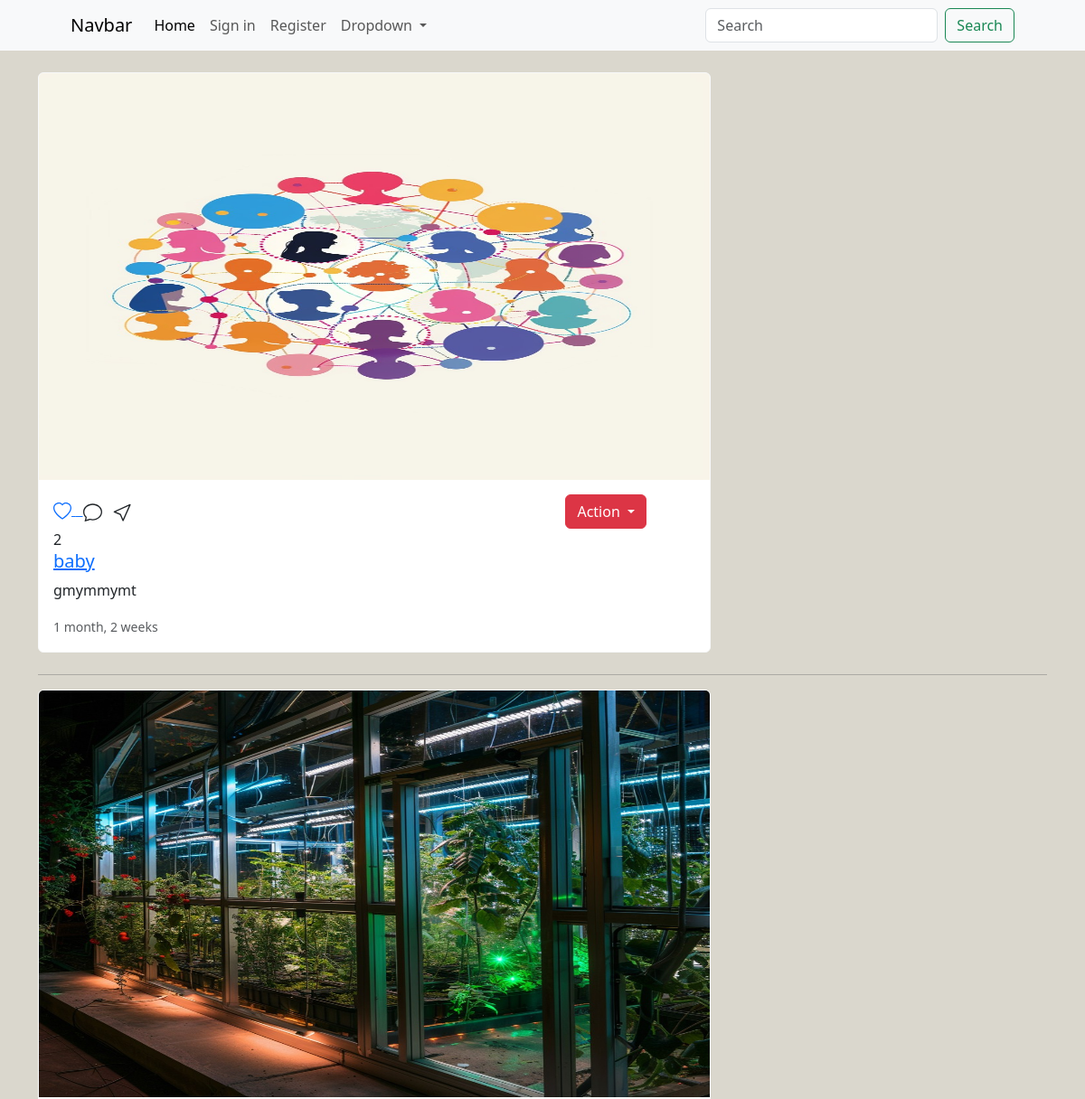
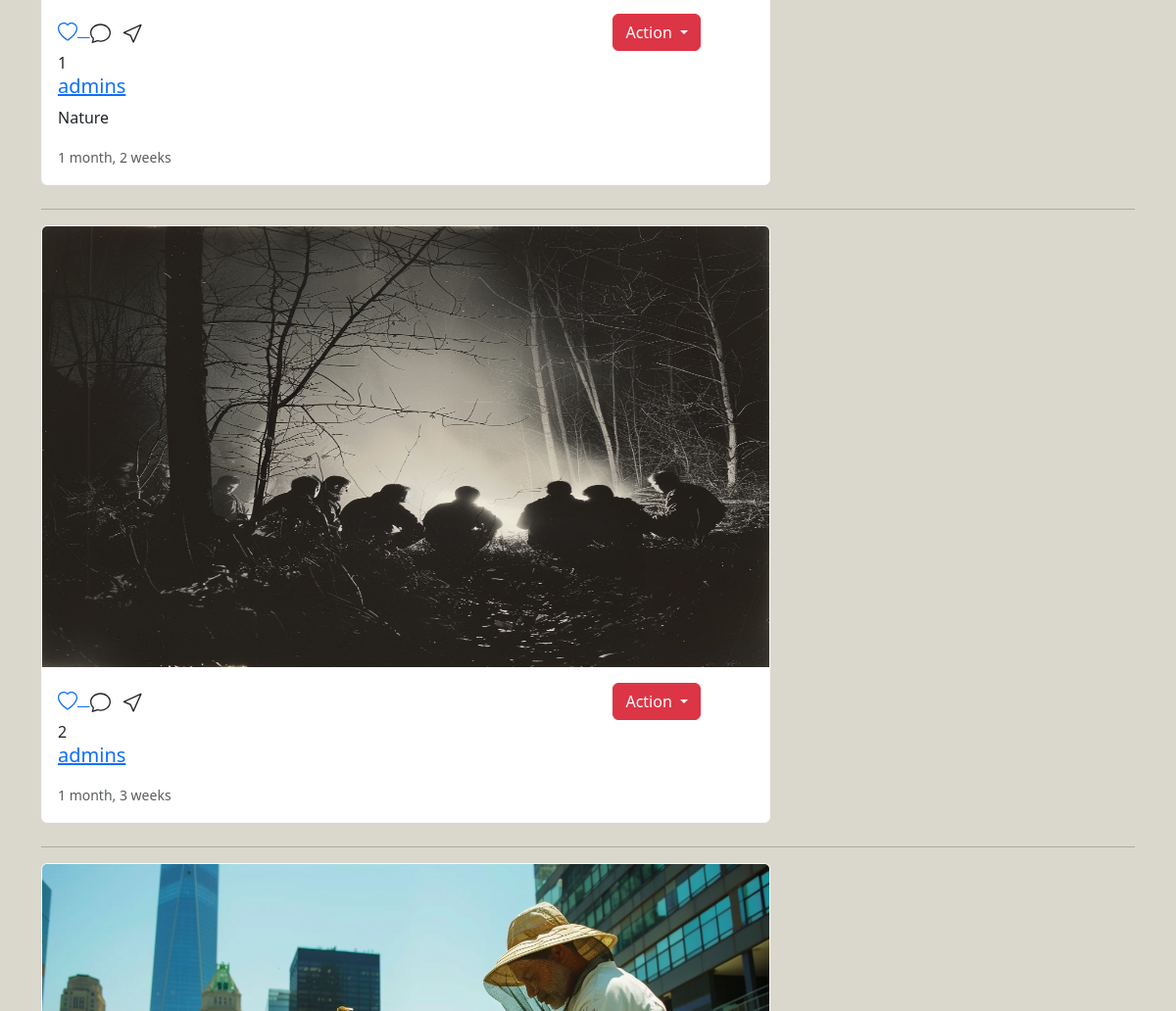
The app's page / (upper part), older data (2 pictures, top to bottom).
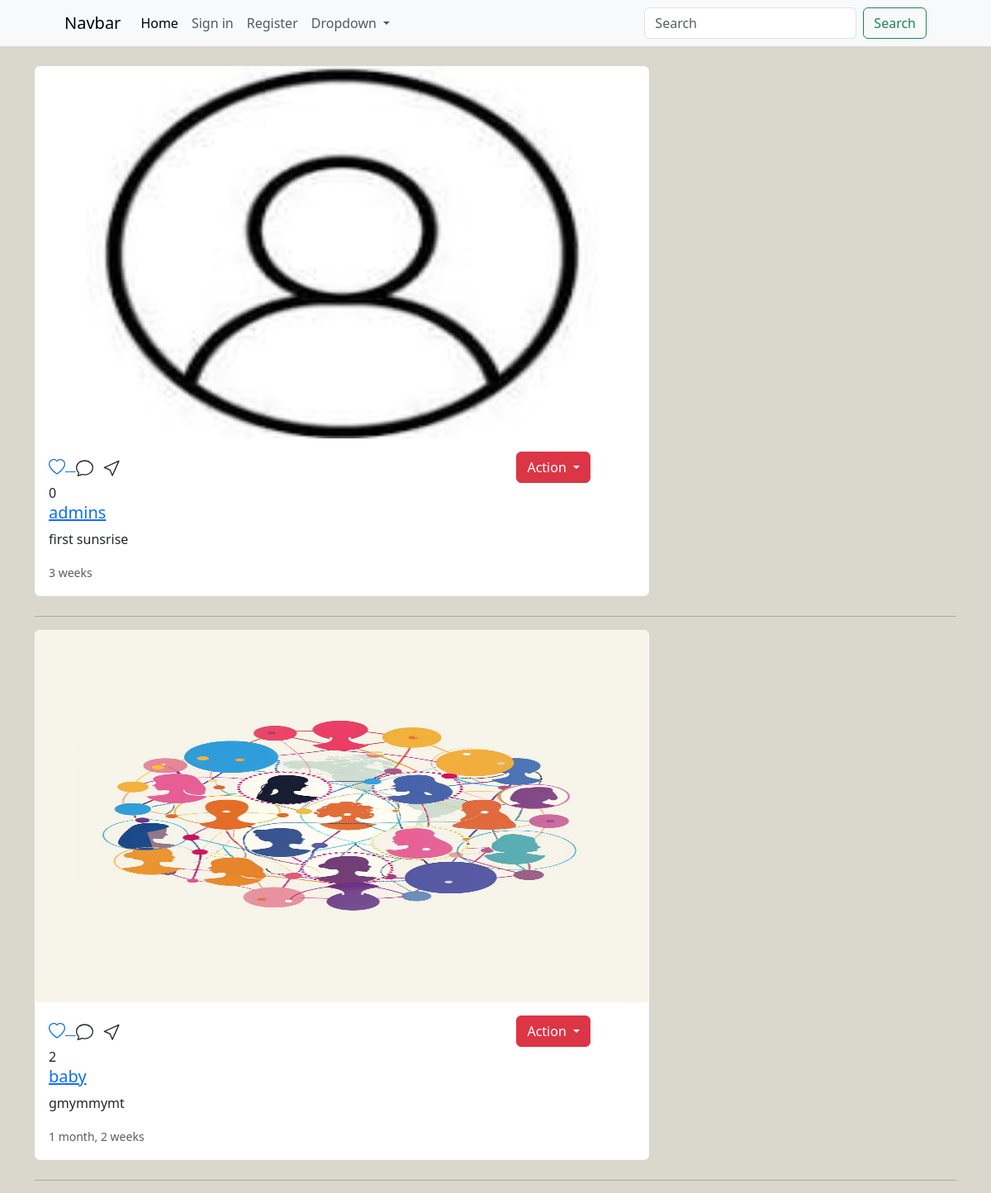
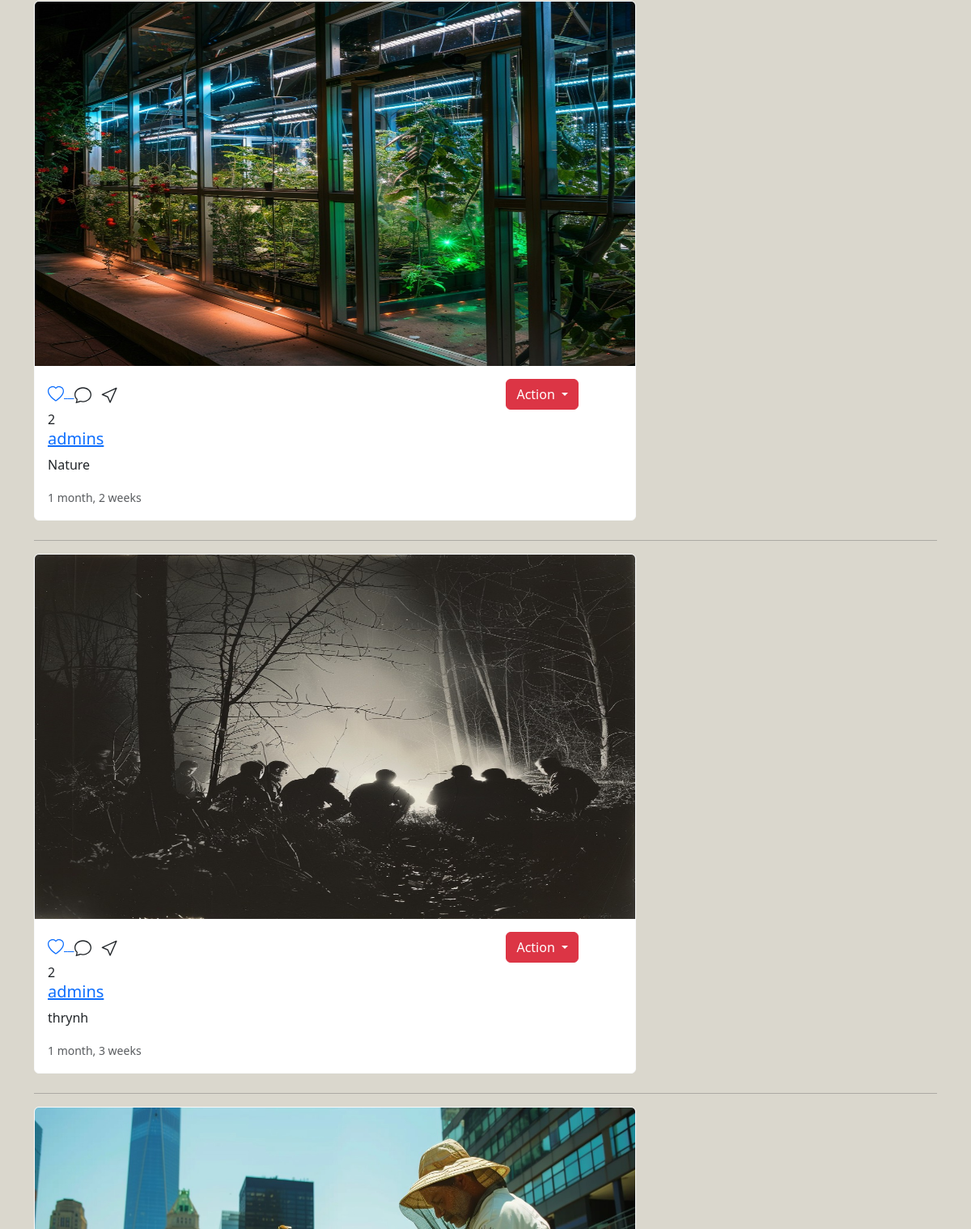
The same page, newer data (2 pictures, top to bottom).
### main/models.py (models this page shows, shortened)
class Post(models.Model):
    user = models.ForeignKey(User,on_delete=models.CASCADE)
    image = models.ImageField(upload_to='posts/')
    caption = models.TextField(blank=True)
    create_at = models.DateTimeField(auto_now_add=True)
    likes = models.IntegerField(default=0)

### main/views.py (the view)
# urls.py: 2. Add a URL to urlpatterns:  path('', views.home, name='home')
def home(request):
    posts = Post.objects.all().order_by('-create_at')
    context = {"posts":posts,}
    return render(request,'home.html',context)

### templates/home.html (shortened to what this page needs)
{% extends 'partial/main.html' %}
{% load static %}
{% block content %}
<br>
<div class="container">
    <div class="row">
        <div class="col-12">
            {% for post in posts%}
            <div class="card col-sm-8 mb-4 card border-light">
                <a href="{% url 'post_detail' post.id %}"><img src="{{post.image.url}}" class="card-img-top" alt="..." height="450"></a>
                <div class="card-body">
                    <div class="run">
                        <a href="{% url 'like_detail' post.id %}">
                        </a>
                            <div class="btn-group">
                                <button type="button" class="btn btn-danger dropdown-toggle" data-bs-toggle="dropdown" aria-expanded="false">
                                  Action
                                </button>
                            </div>
                    </div>
                    {{post.likes}}
                <a href="{% url 'profile' post.user.username %}"><h5 class="card-title">{{post.user}}</h5> </a>
                <p class="card-text">{{post.caption}}</p>
                <p class="card-text"><small class="text-body-secondary">{{post.create_at|timesince}}</small></p>
                </div>
            </div>
            <hr>
            {% endfor %}
        </div>
</div>
{% endblock %}

Row changes from the older to the newer data that the page shows:
added Post: image (picture), likes "0", user "admins", caption "first sunsrise", create_at "3 weeks"
changed Post "Nature": likes "1" → "2"
changed Post: caption (not shown) → "thrynh"
